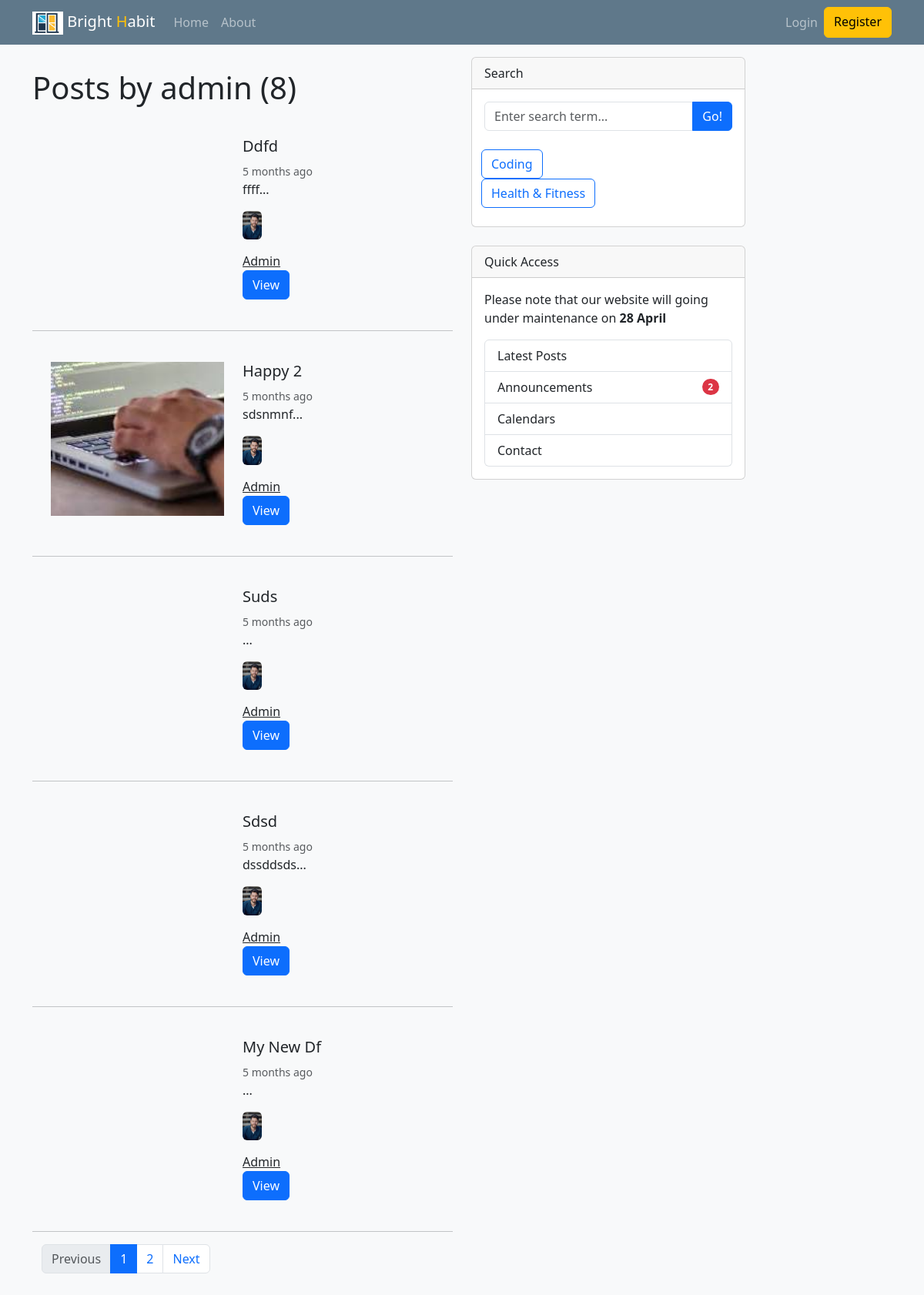
The app's page /user/admin, older data.
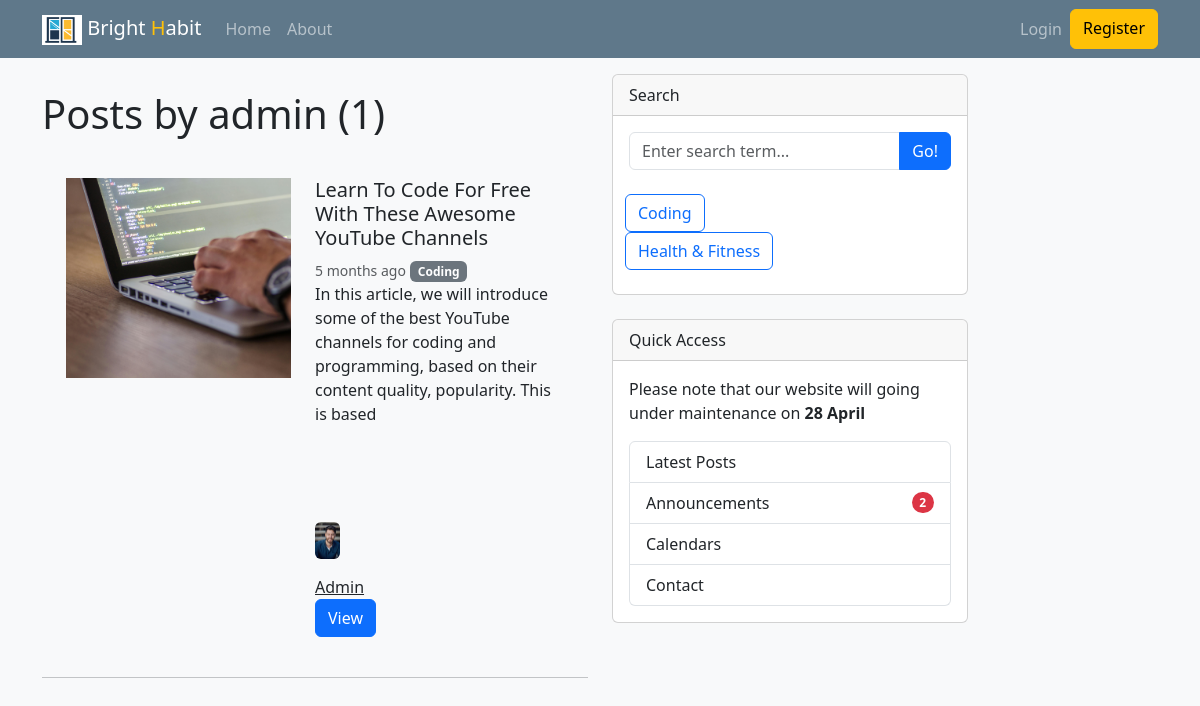
The same page, newer data.
### blog/models.py (models this page shows, shortened)
class Post(models.Model):
    title = models.CharField(max_length=100)
    body = RichTextField(blank=True, null=True)
    date_posted = models.DateTimeField(default=timezone.now)
    author = models.ForeignKey(User, on_delete=models.CASCADE)
    image = models.ImageField(null=True, blank=True, upload_to='images/')
    tags = models.ManyToManyField(Tag, blank=True, related_name='tags')
    search_fields = ('title', 'body', 'author')
    @property
    def snippet(self):
        return f'{self.__clean_text(self.body[:200])}...'
    def __clean_text(self, text):
        return mark_safe(text
                         .removeprefix('<pre>')
                         .removesuffix('</pre>'))

class Tag(models.Model):
    name = models.CharField(max_length=100)
    def __str__(self):
        return self.name

### users/models.py (models this page shows, shortened)
class Profile(models.Model):
    user = models.OneToOneField(User, on_delete=models.CASCADE)
    image = models.ImageField(default='profile_pics/default.jpg', upload_to='profile_pics')

### blog/views.py (the view)
# urls.py: path('user/<str:username>', UserPostListView.as_view(), name=name('user_posts')),
class UserPostListView(ListView):
    model = Post
    template_name = 'blog/user_posts.html'
    context_object_name = 'posts'
    paginate_by = SearchPosts.records_per_page()
    ordering = '-date_posted'
    def get_queryset(self):
        user = Author.get_author(username=self.kwargs.get('username'))
        title = self.request.GET.get('title')
        results = Q(author=user) & Q(title__icontains=title) if title else Q(author=user)
        return self.model.objects.filter(results).order_by(self.ordering)

### blog/author.py (called while the page is built)
    @staticmethod
    def get_author(username: str) -> User:
        return get_object_or_404(User, username=username)

### blog/templates/blog/user_posts.html (shortened to what this page needs)
{% extends 'base.html' %}
{% load humanize %}
{% block content %}
    <h1 class="mb-3">Posts by {{ view.kwargs.username }} ({{ page_obj.paginator.count }})</h1>
    {% include 'blog/partials/posts.html' with posts=posts only %}
    {% include 'blog/partials/pagination.html' %}
{% endblock %}

### templates/base.html (shortened to what this page needs)
{% load static %}
<!doctype html>
<html lang="en">
<head>
    <link href="https://cdn.jsdelivr.net/npm/bootstrap@5.3.3/dist/css/bootstrap.min.css" rel="stylesheet"
>
    <link rel="stylesheet" href="{% static 'blog/style.css' %}">
</head>
<body class="bg-light">
{% include 'partials/navbar.html' %}
<div class="container py-3">
    <div class="row">
        <div class="col-lg-6 mt-3">
            {% block content %}
            {% endblock %}
        </div>
        <div class="col-lg-4">
            <div class="card mb-4">
                <div class="card-header text-capitalize">search</div>
                <div class="card-body">
                    {% include 'blog/partials/search.html' %}
                </div>
                <div class="container pb-4 mt-2">
                    <label class="btn btn-outline-primary text-capitalize" for="tag_coding">coding</label><br>
                    <label class="btn btn-outline-primary text-capitalize" for="tag_health_and_fitness">Health & Fitness</label><br>
                </div>
            </div>
            <div class="card mb-4">
                <div class="card-header text-capitalize">quick access</div>
                <div class="card-body">
                    <p class="card-text"> Please note that our website will going under maintenance on <span><strong>28 April</strong></span>
                    </p>
                    <ul class="list-group text-capitalize">
                        <li class="list-group-item d-flex justify-content-between align-items-center">
                            latest posts
                        </li>
                        <li class="list-group-item d-flex justify-content-between align-items-center">
                            announcements
                            <span class="badge text-bg-danger rounded-pill">2</span>
                        </li>
                        <li class="list-group-item d-flex justify-content-between align-items-center">
                            calendars
                        </li>
                        <li class="list-group-item d-flex justify-content-between align-items-center">
                            contact
                        </li>
                    </ul>
                </div>
            </div>
        </div>
    </div>
</div>
</body>
</html>

### templates/partials/navbar.html (shortened to what this page needs)
{% load humanize %}
{% load static %}
<nav class="navbar navbar-expand-lg sticky-top text-capitalize" data-bs-theme="dark">
    <div class="container">
        <a class="navbar-brand" href="{% url 'blog_index' %}">
            <img src="{% static 'blog/logo.png' %}" alt="BrightHabit Logo" width="40" height="30">
            Bright <span class="text-warning">h</span>abit
        </a>
        <div class="collapse navbar-collapse" id="navbarSupportedContent">
            <ul class="navbar-nav me-auto mb-2 mb-lg-0">
                <li class="nav-item">
                    <a class="nav-link{% if request.resolver_match.view_name == 'blog_index' %} active{% else %}{% endif %}"
                       href="{% url 'blog_index' %}">Home</a>
                </li>
                <li class="nav-item">
                    <a class="nav-link{% if request.resolver_match.view_name == 'blog_about' %} active{% else %}{% endif %}"
                       href="{% url 'blog_about' %}">About</a>
                </li>
            </ul>
            <ul class="navbar-nav ml-auto mb-2 mb-lg-0 text-capitalize">
                {% if user.is_authenticated %}
                      <li class="nav-item">
                    <a class="nav-link{% if request.resolver_match.view_name == 'blog_create' %} active{% endif %}"
                       {% if request.resolver_match.view_name == 'blog_create' %}aria-current="page" {% endif %}
                       href="{% url 'blog_create' %}">Add Post</a>
                </li>
                    <li class="nav-item dropdown">
                        <a class="nav-link dropdown-toggle" href="#" role="button" data-bs-toggle="dropdown"
                           aria-expanded="false">
                            {{ user.email }}
                        </a>
                        <ul class="dropdown-menu">
                            <li><a class="dropdown-item" href="{% url 'profile' %}">profile</a></li>
                            <li>
                                <hr class="dropdown-divider">
                            </li>
                            <form method="post" action="{% url 'logout' %}">
                                {% csrf_token %}
                                <li>
                                    <button class="dropdown-item" type="submit">Logout</button>
                                </li>
                            </form>
                        </ul>
                    </li>
                {% else %}
                    <li class="nav-item">
                        <a class="nav-link" href="{% url 'login' %}">Login</a>
                    </li>
                    <a href="{% url 'register' %}" class="btn btn-warning text-capitalize" role="button">register</a>
                {% endif %}
            </ul>
        </div>
    </div>
</nav>

### blog/templates/blog/partials/posts.html
{% load humanize %}
{% for post in posts %}
    <div class="row g-0  position-relative">
        <div class="col-md-6 mb-md-0 p-md-4">
            {% if  post.image %}
                <img
                        style="object-fit: cover"
                        width="428"
                        height="200"
                        {% if  post.image %}
                        src="{{ post.image.url }}"
                        {% endif %}
                        class="w-100"
                        alt="article image">
            {% endif %}
        </div>
        <div class="col-md-6 p-4 ps-md-0">
            <h5 class="mt-0 text-capitalize">{{ post.title }}</h5>
            <small class="text-muted">{{ post.date_posted|naturaltime }}</small>
            {% for tag in post.tags.all %}
                <span class="badge text-bg-secondary">{{ tag }}</span>
            {% endfor %}
            {% autoescape off %}
                <p>{{ post.snippet }}</p>
            {% endautoescape off %}
            <p class="card-text">
                <img
                        src="{{ post.author.profile.image.url }}"
                        alt="{{ post.author.username }} profile picture"
                        width="25"
                        height="25"
                        class="img-fluid rounded">
            <form role="search">
                <span class="text-capitalize">
                    <a type="submit"
                       href="{% url 'blog_user_posts' post.author.username %}?title={{ request.GET.title }}&author={{ post.author.username }}"
                       class="text-dark">{{ post.author.username }}
                    </a>
                </span>
            </form>
            <div>
                <a href="{% url 'blog_detail' post.id %}" class="btn btn-primary">View</a>
            </div>
        </div>
    </div>
    <hr>
{% endfor %}

### blog/templates/blog/partials/pagination.html (shortened to what this page needs)
{% if is_paginated %}
    <section class="container mt-3">
        <nav aria-label="Pagination">
            <ul class="pagination">
                {% if page_obj.has_previous %}
                    <!-- If it is not a search result display, don't append the search query
                    to the URL. -->
                    {% if not search %}
                        <li class="page-item">
                            <a class="page-link"
                               href="?page={{ page_obj.previous_page_number }}&title={{ request.GET.title }}&category={{ request.GET.category }}&author={{ request.GET.author }}"
                               tabindex="-1">Previous</a>
                        </li>
                    {% else %}
                        <!-- Append the searched query to the URL, so that on a search results page,
                        the pagination don't revert to listing all the listview items. -->
                        <li class="page-item">
                            <a class="page-link"
                               href="?{{ search }}&page={{ page_obj.previous_page_number }}&title={{ request.GET.title }}&category={{ request.GET.category }}&author={{ request.GET.author }}"
                               tabindex="-1">Previous</a>
                        </li>
                    {% endif %}
                {% else %}
                    <li class="page-item disabled">
                        <a class="page-link">Previous</a>
                    </li>
                {% endif %}
                {% for page in page_obj.paginator.page_range %}
                    <li class="page-item">
                        <a class="page-link
                        {% if page_obj.number == page %} active {% endif %}"
                           aria-current="page"
                           href="?page={{ forloop.counter }}&title={{ request.GET.title }}&category={{ request.GET.category }}&author={{ request.GET.author }}">{{ forloop.counter }}
                        </a>
                    </li>
                {% endfor %}
                {% if page_obj.has_next %}
                    {% if not search %}
                        <li class="page-item">
                            <a class="page-link"
                               href="?page={{ page_obj.next_page_number }}&title={{ request.GET.title }}&category={{ request.GET.category }}&author=15">Next </a>
                        </li>
                    {% else %}
                        <li class="page-item">
                            <a class="page-link"
                               href="?{{ search }}&page={{ page_obj.next_page_number }}&title={{ request.GET.title }}&category={{ request.GET.category }}&author={{ request.GET.author }}">Next</a>
                        </li>
                    {% endif %}
                {% else %}
                    <li class="page-item disabled">
                        <a class="page-link">Next</a>
                    </li>
                {% endif %}
            </ul>
        </nav>
    </section>
{% endif %}

### blog/templates/blog/partials/search.html
<form role="search">
    <div class="input-group">
        <input
                autocomplete="false"
                class="form-control"
                type="search"
                placeholder="Enter search term..."
                name="title"
                value='{{ request.GET.title }}'
                aria-label="Enter search term..."
                aria-describedby="button-search"
        >
        <button class="btn btn-primary" type="submit">Go!</button>
    </div>
</form>

### blog/static/blog/style.css (style rules this page uses)
.navbar-nav { font-weight: 500; }
.navbar { background-color: #5f788a; }

Row changes from the older to the newer data that the page shows:
removed Post: title "Ddfd", date_posted "5 months ago", snippet "ffff...", author.profile.image (picture), author.username "Admin"
removed Post: image (picture), title "Happy 2", date_posted "5 months ago", snippet "sdsnmnf...", author.profile.image (picture), author.username "Admin"
removed Post: title "Suds", date_posted "5 months ago", snippet "...", author.profile.image (picture), author.username "Admin"
removed Post: title "Sdsd", date_posted "5 months ago", snippet "dssddsds...", author.profile.image (picture), author.username "Admin"
removed Post: title "My New Df", date_posted "5 months ago", snippet "...", author.profile.image (picture), author.username "Admin"
now on this page (row unchanged): Post: image (picture), title "Learn To Code For Free With These Awesome YouTube Channels", date_posted "5 months ago", snippet "In this article, we will introduce some of the best YouTube channels for coding and programming, based on their content quality, popularity. This is based", author.profile.image (picture), author.username "Admin"
added Tag: name "Coding"
Text that changed along with them:
{{ page_obj.paginator.count }}: "8" → "1"
text no longer shown: "Previous Next"
list line gone: "1"
list line gone: "2"
